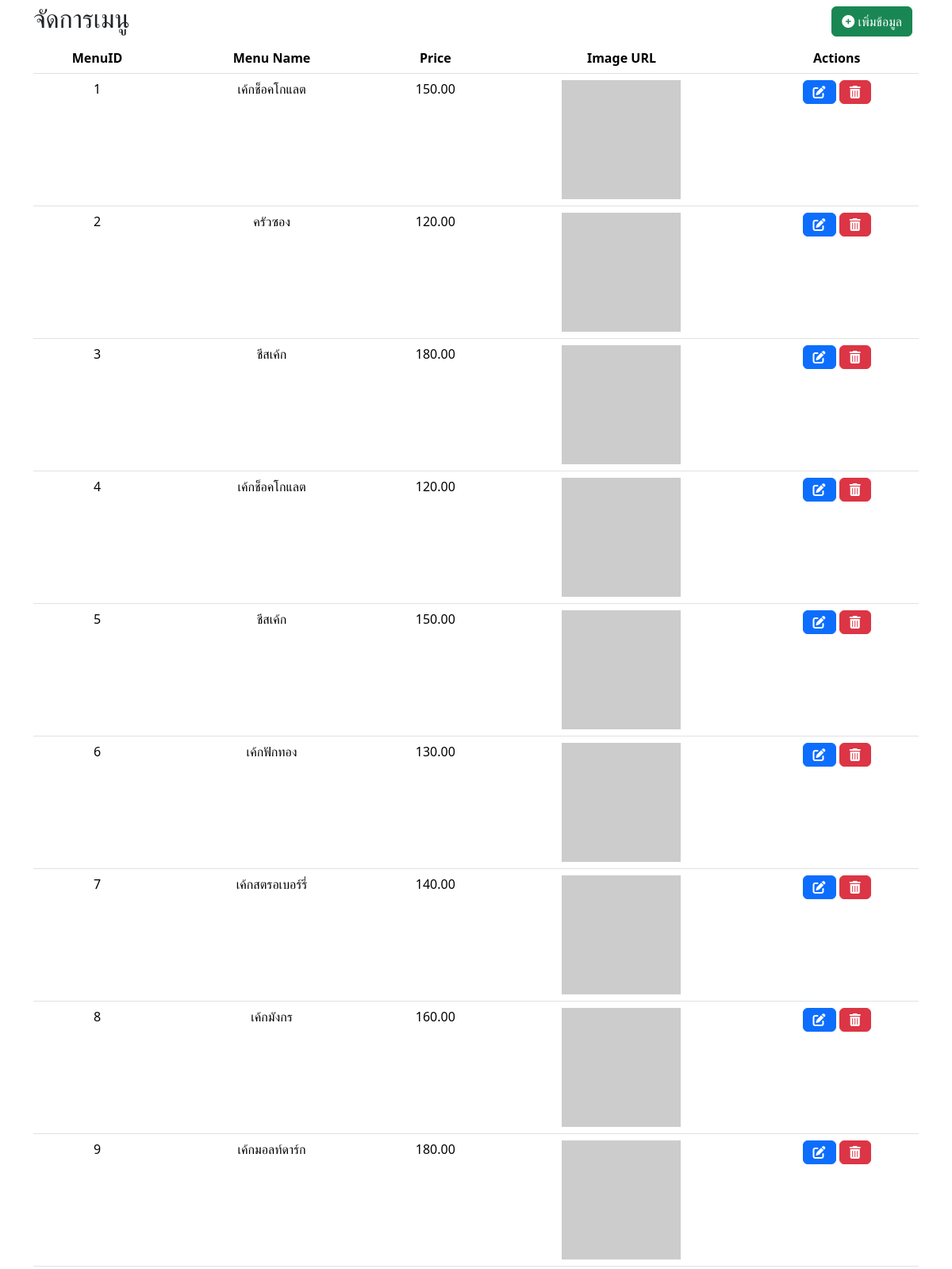
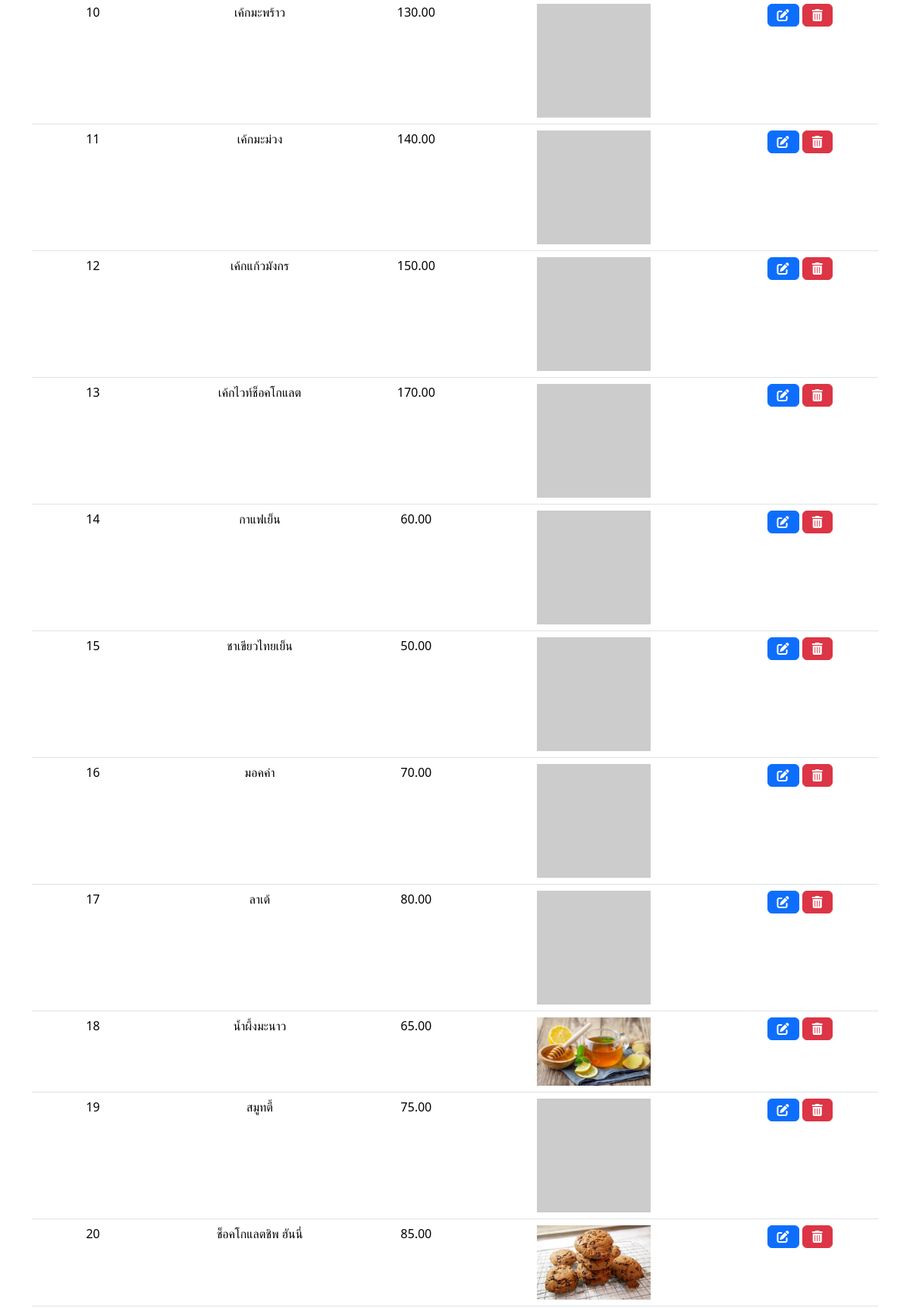
The app's page /Admin/Page/Menu_CRUD.php (upper part) with its own data (2 pictures, top to bottom).
### tables this page shows
CREATE TABLE `menu` (
  `menu_id` int(11) NOT NULL,
  `menu_name` varchar(255) NOT NULL,
  `description` text DEFAULT NULL,
  `price` decimal(10,2) NOT NULL,
  `image_url` varchar(255) DEFAULT NULL,
  `typeId` int(11) DEFAULT NULL
);

### Admin/Page/Menu_CRUD.php (the view, shortened to what this page needs)
<!DOCTYPE html>
<html lang="en">
<head>
</head>
<body>
<div class="container">
    <div class="d-flex justify-content-between align-items-center">
        <h2>จัดการเมนู</h2>
        <button class="btn btn-success m-2"  data-bs-toggle="modal" data-bs-target="#addMenuModal">
            <i class="fas fa-plus-circle"></i> เพิ่มข้อมูล
        </button>
    </div>
    <table class="table text-center">
        <thead>
            <tr>
                <th>MenuID</th>
                <th>Menu Name</th>
                <th>Price</th>
                <th>Image URL</th>
                <th>Actions</th>
            </tr>
        </thead>
        <tbody>
            <?php
            include "../ConnectDB.php";
            $sql = "SELECT * FROM menu";
            $result = $conn->query($sql);
            while ($row = $result->fetch_assoc()) {
                echo "<tr>";
                echo "<td>{$row['menu_id']}</td>";
                echo "<td>{$row['menu_name']}</td>";
                echo "<td>{$row['price']}</td>";
                echo "<td><img src='{$row['image_url']}' style=' width: 150px'></td>";
                echo "<td>";
                echo "<a data-id={$row['menu_id']} class='btn btn-primary edit-btn'><i class='fas fa-edit'></i></a>";
                echo "<a data-id={$row['menu_id']} class='btn btn-danger delete-btn'><i class='fas fa-trash-alt'></i></a>";
                echo "</td>";
                echo "</tr>";
            }
            ?>
        </tbody>
    </table>
</div>
</body>
</html>

### records on screen
menu: menu_id "1", menu_name "เค้กช็อคโกแลต", price "150.00"
menu: menu_id "2", menu_name "ครัวซอง", price "120.00"
menu: menu_id "3", menu_name "ชีสเค้ก", price "180.00"
menu: menu_id "4", menu_name "เค้กช็อคโกแลต", price "120.00"
menu: menu_id "5", menu_name "ชีสเค้ก", price "150.00"
menu: menu_id "6", menu_name "เค้กฟักทอง", price "130.00"
menu: menu_id "7", menu_name "เค้กสตรอเบอร์รี่", price "140.00"
menu: menu_id "8", menu_name "เค้กมังกร", price "160.00"
menu: menu_id "9", menu_name "เค้กมอลท์ดาร์ก", price "180.00"
menu: menu_id "10", menu_name "เค้กมะพร้าว", price "130.00"
menu: menu_id "11", menu_name "เค้กมะม่วง", price "140.00"
menu: menu_id "12", menu_name "เค้กแก้วมังกร", price "150.00"
menu: menu_id "13", menu_name "เค้กไวท์ช็อคโกแลต", price "170.00"
menu: menu_id "14", menu_name "กาแฟเย็น", price "60.00"
menu: menu_id "15", menu_name "ชาเขียวไทยเย็น", price "50.00"
menu: menu_id "16", menu_name "มอคค่า", price "70.00"
menu: menu_id "17", menu_name "ลาเต้", price "80.00"
menu: menu_id "18", menu_name "น้ำผึ้งมะนาว", price "65.00", image_url (picture)
menu: menu_id "19", menu_name "สมูทตี้", price "75.00"
menu: menu_id "20", menu_name "ช็อคโกแลตชิพ ฮันนี่", price "85.00", image_url (picture)
